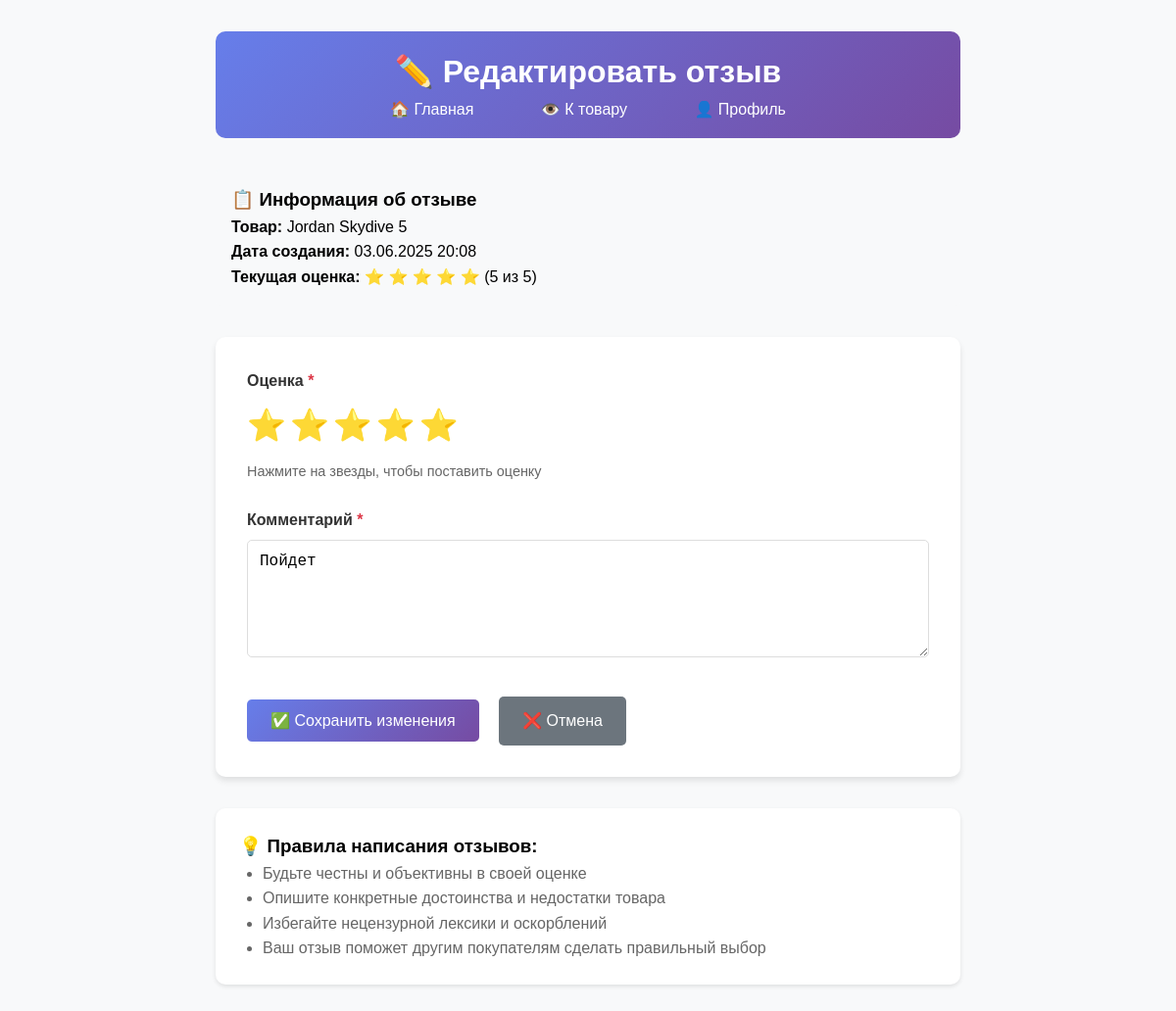
Screenshot of /review/8/edit/ (signed in) with the database file from the repository.
### sneaker_app/models.py (models this page shows, shortened)
class Reviews(models.Model):
    RATING_CHOICES = [
        (1, '1 звезда'),
        (2, '2 звезды'),
        (3, '3 звезды'),
        (4, '4 звезды'),
        (5, '5 звезд'),
    ]
    review_id = models.AutoField(
        primary_key=True,
        verbose_name="ID отзыва"
    )
    client = models.ForeignKey(
        Clients,
        on_delete=models.CASCADE,
        related_name='client_reviews',  # ✅ related_name
        verbose_name="Клиент"
    )
    sneakers = models.ForeignKey(
        Catalog,
        on_delete=models.CASCADE,
        related_name='reviews',  # ✅ related_name
        verbose_name="Кроссовки"
    )
    rating = models.IntegerField(
        choices=RATING_CHOICES,
        verbose_name="Оценка"
    )
    comment = models.TextField(
        verbose_name="Комментарий"
    )
    created_date = models.DateTimeField(
        default=timezone.now,  # ✅ Используем timezone
        verbose_name="Дата создания"
    )
    is_approved = models.BooleanField(
        default=False,
        verbose_name="Одобрен"
    )
    class Meta:
        verbose_name = "Отзыв"
        verbose_name_plural = "Отзывы"
        ordering = ['-created_date']
        unique_together = ['client', 'sneakers']
    def rating_stars(self):
        if self.rating is None:
            return "Нет оценки"
        return "★" * self.rating + "☆" * (5 - self.rating)
    rating_stars.short_description = "Рейтинг"

class Catalog(models.Model):
    sneakers_id = models.AutoField(
        primary_key=True,
        verbose_name="ID кроссовок"
    )
    brand = models.CharField(
        max_length=100,
        verbose_name="Бренд"
    )
    price = models.DecimalField(
        max_digits=10,
        decimal_places=2,
        verbose_name="Цена"
    )
    image = models.ImageField(
        upload_to='sneakers/',
        blank=True,
        null=True,
        verbose_name="Изображение"
    )
    created_at = models.DateTimeField(
        default=timezone.now,  # ✅ Используем timezone
        verbose_name="Дата добавления"
    )
    is_active = models.BooleanField(
        default=True,
        verbose_name="Активен"
    )
    tags = models.ManyToManyField(
        Tag,
        through='ProductTag',
        related_name='products',
        blank=True,
        verbose_name="Теги"
    )
    objects = CatalogManager()  # ✅ Собственный менеджер
    class Meta:
        verbose_name = "Товар в каталоге"
        verbose_name_plural = "Каталог товаров"
        ordering = ['-created_at']
    def image_preview(self):
        if self.image:
            return format_html('<img src="{}" width="50" height="50" />', self.image.url)
        return "Нет изображения"
    image_preview.short_description = "Превью"

### sneaker_app/views.py (the view, shortened to what this page needs)
# urls.py: path('review/<int:pk>/edit/', review_edit, name='review_edit'),
@login_required
def review_edit(request, pk):
    review = get_object_or_404(Reviews, pk=pk)
    try:
        client = Clients.objects.get(email=request.user.email)
        if review.client != client:
            messages.error(request, 'Вы можете редактировать только свои отзывы.')
            return HttpResponseRedirect(reverse('product_detail', args=[review.sneakers.sneakers_id]))
    except Clients.DoesNotExist:
        messages.error(request, 'Профиль клиента не найден.')
        return HttpResponseRedirect(reverse('home'))
    context = {'review': review}
    return render(request, 'reviews/review_edit.html', context)

### templates/reviews/review_edit.html (shortened to what this page needs)
<!DOCTYPE html>
<html lang="ru">
<head>
</head>
<body>
    <div class="container">
        <header class="header">
            <h1>✏️ Редактировать отзыв</h1>
            <div class="nav-links">
                <a href="{% url 'home' %}">🏠 Главная</a>
                <a href="{% url 'product_detail' review.sneakers.sneakers_id %}">👁️ К товару</a>
                <a href="{% url 'profile' %}">👤 Профиль</a>
            </div>
        </header>
        <div class="review-info">
            <h3>📋 Информация об отзыве</h3>
            <p><strong>Товар:</strong> {{ review.sneakers.brand }}</p>
            <p><strong>Дата создания:</strong> {{ review.created_date|date:"d.m.Y H:i" }}</p>
            <p><strong>Текущая оценка:</strong>
                {% for i in "12345" %}
                    {% if forloop.counter <= review.rating %}⭐{% else %}☆{% endif %}
                {% endfor %}
                ({{ review.rating }} из 5)
            </p>
        </div>
        <div class="form-container">
            <form method="post">
                <div class="form-group">
                    <label>Оценка <span class="required">*</span></label>
                    <div class="rating-input">
                        <label for="star5">⭐</label>
                        <label for="star4">⭐</label>
                        <label for="star3">⭐</label>
                        <label for="star2">⭐</label>
                        <label for="star1">⭐</label>
                    </div>
                    <small style="color: #666; font-size: 0.9rem;">
                        Нажмите на звезды, чтобы поставить оценку
                    </small>
                </div>
                <div class="form-group">
                    <label for="comment">Комментарий <span class="required">*</span></label>
                    <textarea id="comment" name="comment" required
                              placeholder="Поделитесь своим мнением о товаре...">{{ review.comment }}</textarea>
                </div>
                <div style="margin-top: 2rem;">
                    <button type="submit" class="btn">
                        ✅ Сохранить изменения
                    </button>
                    <a href="{% url 'product_detail' review.sneakers.sneakers_id %}" class="btn btn-secondary">
                        ❌ Отмена
                    </a>
                </div>
            </form>
        </div>
        <div style="background: white; padding: 1.5rem; border-radius: 10px; margin-top: 2rem; box-shadow: 0 2px 4px rgba(0,0,0,0.1);">
            <h3>💡 Правила написания отзывов:</h3>
            <ul style="margin-left: 1.5rem; color: #666;">
                <li>Будьте честны и объективны в своей оценке</li>
                <li>Опишите конкретные достоинства и недостатки товара</li>
                <li>Избегайте нецензурной лексики и оскорблений</li>
                <li>Ваш отзыв поможет другим покупателям сделать правильный выбор</li>
            </ul>
        </div>
    </div>
</body>
</html>

### templates/reviews/review_edit.html (style rules this page uses)
* { margin: 0; padding: 0; box-sizing: border-box; }
body { font-family: 'Arial', sans-serif; background-color: #f8f9fa; line-height: 1.6; }
.container { max-width: 800px; margin: 2rem auto; padding: 0 20px; }
.header { background: linear-gradient(135deg, #667eea 0%, #764ba2 100%); color: white; padding: 1rem 0; margin-bottom: 2rem; border-radius: 10px; text-align: center; }
.nav-links a { color: white; text-decoration: none; margin: 0 1rem; padding: 0.5rem 1rem; border-radius: 5px; transition: background 0.3s; }
.form-container { background: white; padding: 2rem; border-radius: 10px; box-shadow: 0 4px 6px rgba(0,0,0,0.1); }
.review-info { background: #f8f9fa; padding: 1rem; border-radius: 5px; margin-bottom: 2rem; }
.form-group { margin-bottom: 1.5rem; }
.form-group label { display: block; margin-bottom: 0.5rem; font-weight: bold; color: #333; }
.form-group textarea { width: 100%; padding: 0.75rem; border: 1px solid #ddd; border-radius: 5px; font-size: 1rem; transition: border-color 0.3s; resize: vertical; min-height: 120px; }
.rating-input { display: flex; flex-direction: row-reverse; justify-content: flex-end; gap: 0.25rem; }
.rating-input label { font-size: 2rem; color: #ddd; cursor: pointer; transition: color 0.2s; }
.rating-input label:hover, .rating-input label:hover ~ label, .rating-input input[type="radio"]:checked ~ label { color: #ffc107; }
.btn { background: linear-gradient(135deg, #667eea 0%, #764ba2 100%); color: white; padding: 0.75rem 1.5rem; border: none; border-radius: 5px; cursor: pointer; font-size: 1rem; transition: transform 0.2s; text-decoration: none; display: inline-block; }
.btn-secondary { background: #6c757d; margin-left: 1rem; }
.required { color: #dc3545; }

### rows the page displays
Reviews: sneakers.brand "Jordan Skydive 5", created_date "03.06.2025 20:08", rating "5", comment "Пойдет"
